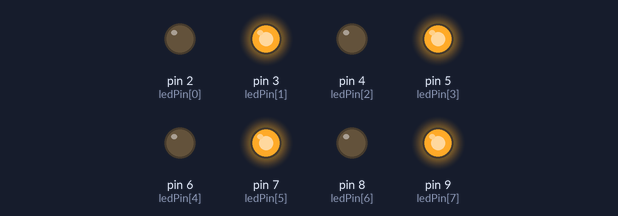
The sketch below on a simulated Arduino Uno, built with avr-gcc and run on an emulated ATmega328P. On the bench: output pins drawn as LEDs (lit = HIGH).

Above: at 0.1 s.
Timing chart, 0 to 1.6 s (numbered marks = the images above):
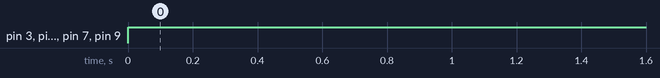

The sketch:

Week6_Thuchanh1_Bai3_d.ino
```cpp
byte ledPin[] = {2,3,4,5,6,7,8,9};
byte pinCount;
void setup() {
  pinCount = sizeof(ledPin);
  for (int i=0; i<pinCount; i++){
    pinMode(ledPin[i], OUTPUT);
    digitalWrite(ledPin[i], LOW);
  }
}

void loop() {
  for(int i=0; i<pinCount; i++){
    if((i+1)%2==0)
      digitalWrite(ledPin[i], 1);
  }
}
```

Measured:
- by itself, pin 3 (ledPin[1]), pin 5 (ledPin[3]), pin 7 (ledPin[5]), pin 9 (ledPin[7]): LOW → HIGH at 0.00 s
